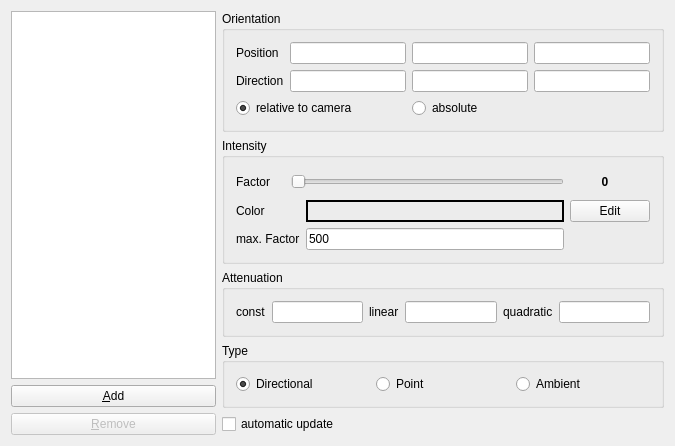
<?xml version="1.0" encoding="UTF-8"?>
<ui version="4.0">
 <class>LightSettingsData</class>
 <widget class="QWidget" name="LightSettingsData">
  <property name="geometry">
   <rect>
    <x>0</x>
    <y>0</y>
    <width>675</width>
    <height>446</height>
   </rect>
  </property>
  <property name="minimumSize">
   <size>
    <width>0</width>
    <height>0</height>
   </size>
  </property>
  <property name="windowTitle">
   <string>LightSettings</string>
  </property>
  <layout class="QHBoxLayout" name="horizontalLayout_3">
   <item>
    <layout class="QVBoxLayout" name="verticalLayout_2">
     <item>
      <widget class="QListWidget" name="lights_list">
       <property name="toolTip">
        <string>Lights list. Max 8 lights supported</string>
       </property>
      </widget>
     </item>
     <item>
      <widget class="QPushButton" name="add_lights_button">
       <property name="enabled">
        <bool>true</bool>
       </property>
       <property name="sizePolicy">
        <sizepolicy hsizetype="Expanding" vsizetype="Preferred">
         <horstretch>0</horstretch>
         <verstretch>0</verstretch>
        </sizepolicy>
       </property>
       <property name="toolTip">
        <string>Create a new light</string>
       </property>
       <property name="text">
        <string>&amp;Add</string>
       </property>
       <property name="shortcut">
        <string>Alt+A</string>
       </property>
      </widget>
     </item>
     <item>
      <widget class="QPushButton" name="remove_lights_button">
       <property name="enabled">
        <bool>false</bool>
       </property>
       <property name="sizePolicy">
        <sizepolicy hsizetype="Expanding" vsizetype="Preferred">
         <horstretch>0</horstretch>
         <verstretch>0</verstretch>
        </sizepolicy>
       </property>
       <property name="toolTip">
        <string>Remove a light</string>
       </property>
       <property name="text">
        <string>&amp;Remove</string>
       </property>
       <property name="shortcut">
        <string>Alt+R</string>
       </property>
      </widget>
     </item>
    </layout>
   </item>
   <item>
    <layout class="QVBoxLayout" name="verticalLayout">
     <item>
      <widget class="QGroupBox" name="orientation_group">
       <property name="title">
        <string>Orientation</string>
       </property>
       <layout class="QGridLayout" name="gridLayout1">
        <item row="2" column="0" colspan="2">
         <widget class="QRadioButton" name="relative">
          <property name="toolTip">
           <string>Keep lightsource relative to camera</string>
          </property>
          <property name="text">
           <string>relative to camera</string>
          </property>
          <property name="checked">
           <bool>true</bool>
          </property>
         </widget>
        </item>
        <item row="2" column="2" colspan="2">
         <widget class="QRadioButton" name="not_relative">
          <property name="toolTip">
           <string>Keep lightsource static</string>
          </property>
          <property name="text">
           <string>absolute</string>
          </property>
         </widget>
        </item>
        <item row="0" column="3">
         <widget class="QLineEdit" name="position_z">
          <property name="toolTip">
           <string>Position z</string>
          </property>
         </widget>
        </item>
        <item row="0" column="0">
         <widget class="QLabel" name="textLabel1_3">
          <property name="text">
           <string>Position</string>
          </property>
         </widget>
        </item>
        <item row="1" column="2">
         <widget class="QLineEdit" name="direction_y">
          <property name="toolTip">
           <string>Direction y</string>
          </property>
         </widget>
        </item>
        <item row="1" column="3">
         <widget class="QLineEdit" name="direction_z">
          <property name="toolTip">
           <string>Direction z</string>
          </property>
         </widget>
        </item>
        <item row="1" column="1">
         <widget class="QLineEdit" name="direction_x">
          <property name="toolTip">
           <string>Direction x</string>
          </property>
         </widget>
        </item>
        <item row="0" column="2">
         <widget class="QLineEdit" name="position_y">
          <property name="toolTip">
           <string>Position y</string>
          </property>
         </widget>
        </item>
        <item row="0" column="1">
         <widget class="QLineEdit" name="position_x">
          <property name="toolTip">
           <string>Position x</string>
          </property>
         </widget>
        </item>
        <item row="1" column="0">
         <widget class="QLabel" name="textLabel1_3_2">
          <property name="text">
           <string>Direction</string>
          </property>
         </widget>
        </item>
       </layout>
      </widget>
     </item>
     <item>
      <widget class="QGroupBox" name="groupBox">
       <property name="title">
        <string>Intensity</string>
       </property>
       <layout class="QGridLayout" name="gridLayout">
        <item row="0" column="0">
         <widget class="QLabel" name="textLabel1">
          <property name="text">
           <string>Factor</string>
          </property>
          <property name="alignment">
           <set>Qt::AlignLeading|Qt::AlignLeft|Qt::AlignVCenter</set>
          </property>
          <property name="margin">
           <number>5</number>
          </property>
         </widget>
        </item>
        <item row="0" column="4">
         <widget class="QLabel" name="intensity_label">
          <property name="minimumSize">
           <size>
            <width>30</width>
            <height>25</height>
           </size>
          </property>
          <property name="maximumSize">
           <size>
            <width>70</width>
            <height>26</height>
           </size>
          </property>
          <property name="font">
           <font>
            <pointsize>9</pointsize>
            <weight>75</weight>
            <italic>false</italic>
            <bold>true</bold>
            <underline>false</underline>
            <strikeout>false</strikeout>
           </font>
          </property>
          <property name="text">
           <string>0</string>
          </property>
          <property name="alignment">
           <set>Qt::AlignCenter</set>
          </property>
         </widget>
        </item>
        <item row="1" column="0">
         <widget class="QLabel" name="textLabel1_2">
          <property name="text">
           <string>Color</string>
          </property>
          <property name="alignment">
           <set>Qt::AlignLeading|Qt::AlignLeft|Qt::AlignVCenter</set>
          </property>
          <property name="margin">
           <number>5</number>
          </property>
         </widget>
        </item>
        <item row="2" column="0" colspan="3">
         <widget class="QLabel" name="textLabel1_4">
          <property name="text">
           <string>max. Factor</string>
          </property>
          <property name="alignment">
           <set>Qt::AlignLeading|Qt::AlignLeft|Qt::AlignVCenter</set>
          </property>
          <property name="margin">
           <number>5</number>
          </property>
         </widget>
        </item>
        <item row="1" column="4">
         <widget class="QPushButton" name="color_button">
          <property name="toolTip">
           <string>open a color dialog</string>
          </property>
          <property name="text">
           <string>Edit</string>
          </property>
         </widget>
        </item>
        <item row="2" column="3">
         <widget class="QLineEdit" name="max_intensity_factor">
          <property name="toolTip">
           <string>maximal Intensity factor</string>
          </property>
          <property name="text">
           <string>500</string>
          </property>
         </widget>
        </item>
        <item row="1" column="3">
         <widget class="QLabel" name="color_sample">
          <property name="toolTip">
           <string>Color of the light</string>
          </property>
          <property name="frameShape">
           <enum>QFrame::WinPanel</enum>
          </property>
          <property name="text">
           <string/>
          </property>
         </widget>
        </item>
        <item row="0" column="2" colspan="2">
         <widget class="QSlider" name="intensity">
          <property name="toolTip">
           <string>Select intensity of light source</string>
          </property>
          <property name="maximum">
           <number>500</number>
          </property>
          <property name="orientation">
           <enum>Qt::Horizontal</enum>
          </property>
          <property name="tickInterval">
           <number>50</number>
          </property>
         </widget>
        </item>
       </layout>
      </widget>
     </item>
     <item>
      <widget class="QGroupBox" name="attenuationGroup">
       <property name="title">
        <string>Attenuation</string>
       </property>
       <layout class="QHBoxLayout" name="horizontalLayout_2">
        <item>
         <widget class="QLabel" name="label">
          <property name="text">
           <string>const</string>
          </property>
         </widget>
        </item>
        <item>
         <widget class="QLineEdit" name="attenuation_p_1">
          <property name="toolTip">
           <string>Position x</string>
          </property>
         </widget>
        </item>
        <item>
         <widget class="QLabel" name="label_2">
          <property name="text">
           <string>linear</string>
          </property>
         </widget>
        </item>
        <item>
         <widget class="QLineEdit" name="attenuation_p_2">
          <property name="toolTip">
           <string>Position y</string>
          </property>
         </widget>
        </item>
        <item>
         <widget class="QLabel" name="label_3">
          <property name="text">
           <string>quadratic</string>
          </property>
         </widget>
        </item>
        <item>
         <widget class="QLineEdit" name="attenuation_p_3">
          <property name="toolTip">
           <string>Position z</string>
          </property>
         </widget>
        </item>
       </layout>
      </widget>
     </item>
     <item>
      <widget class="QGroupBox" name="type_group">
       <property name="title">
        <string>Type</string>
       </property>
       <layout class="QHBoxLayout" name="horizontalLayout">
        <item>
         <widget class="QRadioButton" name="directional">
          <property name="toolTip">
           <string>Light from an infinite distance (position needed for angle of rays)</string>
          </property>
          <property name="text">
           <string>Directional</string>
          </property>
          <property name="checked">
           <bool>true</bool>
          </property>
         </widget>
        </item>
        <item>
         <widget class="QRadioButton" name="point">
          <property name="toolTip">
           <string>Light from a specific position</string>
          </property>
          <property name="text">
           <string>Point</string>
          </property>
         </widget>
        </item>
        <item>
         <widget class="QRadioButton" name="ambient">
          <property name="toolTip">
           <string>Ambient light doesnt have a specific position source</string>
          </property>
          <property name="text">
           <string>Ambient</string>
          </property>
         </widget>
        </item>
       </layout>
      </widget>
     </item>
     <item>
      <widget class="QCheckBox" name="update_directly_checkBox">
       <property name="enabled">
        <bool>true</bool>
       </property>
       <property name="text">
        <string>automatic update</string>
       </property>
      </widget>
     </item>
     <item>
      <spacer name="verticalSpacer">
       <property name="orientation">
        <enum>Qt::Vertical</enum>
       </property>
       <property name="sizeHint" stdset="0">
        <size>
         <width>20</width>
         <height>40</height>
        </size>
       </property>
      </spacer>
     </item>
    </layout>
   </item>
  </layout>
 </widget>
 <layoutdefault spacing="6" margin="11"/>
 <tabstops>
  <tabstop>lights_list</tabstop>
  <tabstop>add_lights_button</tabstop>
  <tabstop>remove_lights_button</tabstop>
  <tabstop>position_x</tabstop>
  <tabstop>position_y</tabstop>
  <tabstop>position_z</tabstop>
  <tabstop>direction_x</tabstop>
  <tabstop>direction_y</tabstop>
  <tabstop>direction_z</tabstop>
  <tabstop>relative</tabstop>
  <tabstop>not_relative</tabstop>
  <tabstop>intensity</tabstop>
  <tabstop>ambient</tabstop>
  <tabstop>point</tabstop>
  <tabstop>directional</tabstop>
 </tabstops>
 <includes>
  <include location="global">BALL/COMMON/global.h</include>
 </includes>
 <resources/>
 <connections/>
</ui>
